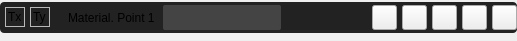
<?xml version="1.0" encoding="UTF-8"?>
<ui version="4.0">
 <class>FormDrawBoundaryCard</class>
 <widget class="QWidget" name="FormDrawBoundaryCard">
  <property name="geometry">
   <rect>
    <x>0</x>
    <y>0</y>
    <width>517</width>
    <height>41</height>
   </rect>
  </property>
  <property name="sizePolicy">
   <sizepolicy hsizetype="Preferred" vsizetype="Preferred">
    <horstretch>0</horstretch>
    <verstretch>0</verstretch>
   </sizepolicy>
  </property>
  <property name="windowTitle">
   <string>Form</string>
  </property>
  <property name="styleSheet">
   <string notr="true">/*Colores primarios*/
/* 
gris oscuro #222222 #333333 #444444
gris claro #999999 #DDDDDD
verde claro #C8CC8E
vinotinto #742427
*/
/*Colores secundarios */
/* 
Azules #36C9C6 #00BDB9 #77ACA2
rojos #910D3F #C70039 #F94646
naranjas #D34E24 #F28123 #F7F052
*/

/* Funetes/*

/*
italic: font: italic 9pt &quot;Ubuntu&quot;;
regular: font: 9pt &quot;Ubuntu&quot;;
light: font: 300 9pt &quot;Ubuntu&quot;;
medium: font: 500 9pt &quot;Ubuntu&quot;;
bold: font: 700 9pt &quot;Ubuntu&quot;;
*/

/****************************************************************************************************************************************************/


QLabel#label_cardNameBoundary{
margin-left: 10px;
}



QFrame#frame_card{
background: #222222;
border-radius:4px
}

QFrame[QFrameStyle_=&quot;1&quot;]{
background: transparent;
}

QFrame[QFrameStyle_=&quot;2&quot;]{
background: transparent;
border-radius:5px;
border: 1px solid #F94646;
}

QToolButton[style_material_point_card_button=&quot;1&quot;]{
background-color: transparent;
border: 1px solid #222222;
border-radius: 3px ;
}

QToolButton[style_material_point_card_button=&quot;1&quot;]:hover{ 
background-color: #444444;
}

QToolButton[style_material_point_card_button=&quot;1&quot;]:pressed{
border-top: 2px solid #222222;
border-left: 2px solid #222222;
}  


QLineEdit#lineEdit_nameBoundary{
font: 9pt &quot;Ubuntu&quot;;
color: #DDDDDD;
background-color: #444444;
border-radius: 2px ;
padding-right: 6px;
padding-left: 6px;

}



QFrame#frame_edit{
background: #333333;
border: 1px solid #222222;
border-radius: 5px
}




/*◘◘◘◘◘◘◘◘◘◘◘◘◘◘◘◘◘◘           QLabel           ◘◘◘◘◘◘◘◘◘◘◘◘◘◘◘◘◘◘◘◘◘◘◘*/

QLabel[QLabelStyle=&quot;1&quot;] {
font: 700 9pt &quot;Ubuntu&quot;;
color: #DDDDDD;
}

QLabel[QLabelStyle=&quot;2&quot;] {
font: 500 9pt &quot;Ubuntu&quot;;
color: #DDDDDD;
}

QLabel[QLabelStyle=&quot;3&quot;] {
font: 300 9pt &quot;Ubuntu&quot;;
color: #DDDDDD;
}



/*◘◘◘◘◘◘◘◘◘◘◘◘◘◘◘◘◘◘           QComboBox            ◘◘◘◘◘◘◘◘◘◘◘◘◘◘◘◘◘◘◘◘◘◘◘*/
QComboBox[QComboBoxStyle=&quot;1&quot;] {
    border: none;
    background-color: #444444;
	color: #DDDDDD;
    border-radius: 2px;
    padding: 5px;
	font:  9pt &quot;Ubuntu&quot;;
    selection-background-color: #808080;
}
QComboBox[QComboBoxStyle=&quot;1&quot;] QAbstractItemView {
    border: none;
    background-color: #404040;
    color: white;
    selection-background-color: #808080;
    font: 700 9pt &quot;Ubuntu&quot;;
}



QComboBox[QComboBoxStyle=&quot;2&quot;] {
    border: none;
    background-color: transparent;
	color: #DDDDDD;
    border-radius: 2px;
    padding: 5px;
	font:  9pt &quot;Ubuntu&quot;;
    selection-background-color: #808080;
}

QComboBox[QComboBoxStyle=&quot;2&quot;]::down-arrow {
    /* Para ocultar la flecha de selección */
    width: 0;
    height: 0;
    padding: 0;
    border: none;
}


</string>
  </property>
  <layout class="QVBoxLayout" name="verticalLayout">
   <property name="spacing">
    <number>3</number>
   </property>
   <property name="leftMargin">
    <number>0</number>
   </property>
   <property name="topMargin">
    <number>0</number>
   </property>
   <property name="rightMargin">
    <number>0</number>
   </property>
   <property name="bottomMargin">
    <number>5</number>
   </property>
   <item>
    <widget class="QFrame" name="frame_card">
     <property name="sizePolicy">
      <sizepolicy hsizetype="Preferred" vsizetype="Fixed">
       <horstretch>0</horstretch>
       <verstretch>0</verstretch>
      </sizepolicy>
     </property>
     <property name="minimumSize">
      <size>
       <width>0</width>
       <height>0</height>
      </size>
     </property>
     <property name="maximumSize">
      <size>
       <width>16777215</width>
       <height>16777215</height>
      </size>
     </property>
     <property name="frameShape">
      <enum>QFrame::StyledPanel</enum>
     </property>
     <property name="frameShadow">
      <enum>QFrame::Raised</enum>
     </property>
     <layout class="QHBoxLayout" name="horizontalLayout">
      <property name="spacing">
       <number>5</number>
      </property>
      <property name="leftMargin">
       <number>5</number>
      </property>
      <property name="topMargin">
       <number>3</number>
      </property>
      <property name="rightMargin">
       <number>0</number>
      </property>
      <property name="bottomMargin">
       <number>3</number>
      </property>
      <item>
       <widget class="QFrame" name="frame_Tx">
        <property name="minimumSize">
         <size>
          <width>20</width>
          <height>20</height>
         </size>
        </property>
        <property name="maximumSize">
         <size>
          <width>10</width>
          <height>20</height>
         </size>
        </property>
        <property name="frameShape">
         <enum>QFrame::StyledPanel</enum>
        </property>
        <property name="frameShadow">
         <enum>QFrame::Raised</enum>
        </property>
        <property name="QFrameStyle_" stdset="0">
         <number>2</number>
        </property>
        <layout class="QHBoxLayout" name="horizontalLayout_2">
         <property name="leftMargin">
          <number>2</number>
         </property>
         <property name="topMargin">
          <number>0</number>
         </property>
         <property name="rightMargin">
          <number>0</number>
         </property>
         <property name="bottomMargin">
          <number>0</number>
         </property>
         <item>
          <widget class="QLabel" name="label_BoundaryTx">
           <property name="sizePolicy">
            <sizepolicy hsizetype="Fixed" vsizetype="Preferred">
             <horstretch>0</horstretch>
             <verstretch>0</verstretch>
            </sizepolicy>
           </property>
           <property name="minimumSize">
            <size>
             <width>0</width>
             <height>0</height>
            </size>
           </property>
           <property name="maximumSize">
            <size>
             <width>160</width>
             <height>16777215</height>
            </size>
           </property>
           <property name="text">
            <string>Tx</string>
           </property>
           <property name="alignment">
            <set>Qt::AlignLeading|Qt::AlignLeft|Qt::AlignVCenter</set>
           </property>
           <property name="QLabelStyle" stdset="0">
            <number>1</number>
           </property>
          </widget>
         </item>
        </layout>
       </widget>
      </item>
      <item>
       <widget class="QFrame" name="frame_Ty">
        <property name="minimumSize">
         <size>
          <width>20</width>
          <height>20</height>
         </size>
        </property>
        <property name="maximumSize">
         <size>
          <width>20</width>
          <height>20</height>
         </size>
        </property>
        <property name="frameShape">
         <enum>QFrame::StyledPanel</enum>
        </property>
        <property name="frameShadow">
         <enum>QFrame::Raised</enum>
        </property>
        <property name="QFrameStyle_" stdset="0">
         <number>2</number>
        </property>
        <layout class="QVBoxLayout" name="verticalLayout_2">
         <property name="spacing">
          <number>0</number>
         </property>
         <property name="leftMargin">
          <number>2</number>
         </property>
         <property name="topMargin">
          <number>0</number>
         </property>
         <property name="rightMargin">
          <number>0</number>
         </property>
         <property name="bottomMargin">
          <number>0</number>
         </property>
         <item>
          <widget class="QLabel" name="label_BoundaryTy">
           <property name="sizePolicy">
            <sizepolicy hsizetype="Fixed" vsizetype="Preferred">
             <horstretch>0</horstretch>
             <verstretch>0</verstretch>
            </sizepolicy>
           </property>
           <property name="minimumSize">
            <size>
             <width>0</width>
             <height>0</height>
            </size>
           </property>
           <property name="maximumSize">
            <size>
             <width>160</width>
             <height>16777215</height>
            </size>
           </property>
           <property name="text">
            <string>Ty</string>
           </property>
           <property name="alignment">
            <set>Qt::AlignLeading|Qt::AlignLeft|Qt::AlignVCenter</set>
           </property>
           <property name="QLabelStyle" stdset="0">
            <number>1</number>
           </property>
          </widget>
         </item>
        </layout>
       </widget>
      </item>
      <item>
       <widget class="QLabel" name="label_cardNameBoundary">
        <property name="sizePolicy">
         <sizepolicy hsizetype="Fixed" vsizetype="Preferred">
          <horstretch>0</horstretch>
          <verstretch>0</verstretch>
         </sizepolicy>
        </property>
        <property name="minimumSize">
         <size>
          <width>0</width>
          <height>0</height>
         </size>
        </property>
        <property name="maximumSize">
         <size>
          <width>130</width>
          <height>16777215</height>
         </size>
        </property>
        <property name="text">
         <string>Material. Point 1</string>
        </property>
        <property name="alignment">
         <set>Qt::AlignLeading|Qt::AlignLeft|Qt::AlignVCenter</set>
        </property>
        <property name="QLabelStyle" stdset="0">
         <number>3</number>
        </property>
       </widget>
      </item>
      <item>
       <widget class="QLineEdit" name="lineEdit_nameBoundary">
        <property name="sizePolicy">
         <sizepolicy hsizetype="Fixed" vsizetype="Preferred">
          <horstretch>0</horstretch>
          <verstretch>0</verstretch>
         </sizepolicy>
        </property>
        <property name="minimumSize">
         <size>
          <width>0</width>
          <height>0</height>
         </size>
        </property>
        <property name="maximumSize">
         <size>
          <width>130</width>
          <height>16777215</height>
         </size>
        </property>
        <property name="text">
         <string/>
        </property>
       </widget>
      </item>
      <item>
       <spacer name="horizontalSpacer">
        <property name="orientation">
         <enum>Qt::Horizontal</enum>
        </property>
        <property name="sizeHint" stdset="0">
         <size>
          <width>40</width>
          <height>20</height>
         </size>
        </property>
       </spacer>
      </item>
      <item>
       <widget class="QToolButton" name="toolButton_okBoundary">
        <property name="sizePolicy">
         <sizepolicy hsizetype="Fixed" vsizetype="Maximum">
          <horstretch>0</horstretch>
          <verstretch>0</verstretch>
         </sizepolicy>
        </property>
        <property name="minimumSize">
         <size>
          <width>25</width>
          <height>25</height>
         </size>
        </property>
        <property name="maximumSize">
         <size>
          <width>25</width>
          <height>25</height>
         </size>
        </property>
        <property name="font">
         <font>
          <family>Ubuntu</family>
          <pointsize>7</pointsize>
         </font>
        </property>
        <property name="styleSheet">
         <string notr="true"/>
        </property>
        <property name="text">
         <string/>
        </property>
        <property name="icon">
         <iconset>
          <normaloff>../recursos/iconos/iconos_generales/ok.svg</normaloff>../recursos/iconos/iconos_generales/ok.svg</iconset>
        </property>
        <property name="iconSize">
         <size>
          <width>15</width>
          <height>15</height>
         </size>
        </property>
        <property name="toolButtonStyle">
         <enum>Qt::ToolButtonIconOnly</enum>
        </property>
        <property name="style_material_point_card_button" stdset="0">
         <number>1</number>
        </property>
       </widget>
      </item>
      <item>
       <widget class="QToolButton" name="toolButton_exitBoundary">
        <property name="sizePolicy">
         <sizepolicy hsizetype="Fixed" vsizetype="Maximum">
          <horstretch>0</horstretch>
          <verstretch>0</verstretch>
         </sizepolicy>
        </property>
        <property name="minimumSize">
         <size>
          <width>25</width>
          <height>25</height>
         </size>
        </property>
        <property name="maximumSize">
         <size>
          <width>25</width>
          <height>25</height>
         </size>
        </property>
        <property name="font">
         <font>
          <family>Ubuntu</family>
          <pointsize>7</pointsize>
         </font>
        </property>
        <property name="styleSheet">
         <string notr="true"/>
        </property>
        <property name="text">
         <string/>
        </property>
        <property name="icon">
         <iconset>
          <normaloff>../recursos/iconos/iconos_generales/exit_2.svg</normaloff>../recursos/iconos/iconos_generales/exit_2.svg</iconset>
        </property>
        <property name="iconSize">
         <size>
          <width>15</width>
          <height>15</height>
         </size>
        </property>
        <property name="toolButtonStyle">
         <enum>Qt::ToolButtonIconOnly</enum>
        </property>
        <property name="style_material_point_card_button" stdset="0">
         <number>1</number>
        </property>
       </widget>
      </item>
      <item>
       <widget class="QToolButton" name="toolButton_editBoundary">
        <property name="sizePolicy">
         <sizepolicy hsizetype="Fixed" vsizetype="Maximum">
          <horstretch>0</horstretch>
          <verstretch>0</verstretch>
         </sizepolicy>
        </property>
        <property name="minimumSize">
         <size>
          <width>25</width>
          <height>25</height>
         </size>
        </property>
        <property name="maximumSize">
         <size>
          <width>25</width>
          <height>25</height>
         </size>
        </property>
        <property name="font">
         <font>
          <family>Ubuntu</family>
          <pointsize>7</pointsize>
         </font>
        </property>
        <property name="styleSheet">
         <string notr="true"/>
        </property>
        <property name="text">
         <string/>
        </property>
        <property name="icon">
         <iconset>
          <normaloff>../recursos/iconos/iconos_generales/edit.svg</normaloff>../recursos/iconos/iconos_generales/edit.svg</iconset>
        </property>
        <property name="iconSize">
         <size>
          <width>15</width>
          <height>15</height>
         </size>
        </property>
        <property name="toolButtonStyle">
         <enum>Qt::ToolButtonIconOnly</enum>
        </property>
        <property name="style_material_point_card_button" stdset="0">
         <number>1</number>
        </property>
       </widget>
      </item>
      <item>
       <widget class="QToolButton" name="toolButton_showHideBoundary">
        <property name="sizePolicy">
         <sizepolicy hsizetype="Fixed" vsizetype="Maximum">
          <horstretch>25</horstretch>
          <verstretch>25</verstretch>
         </sizepolicy>
        </property>
        <property name="minimumSize">
         <size>
          <width>25</width>
          <height>25</height>
         </size>
        </property>
        <property name="maximumSize">
         <size>
          <width>25</width>
          <height>25</height>
         </size>
        </property>
        <property name="font">
         <font>
          <family>Ubuntu</family>
          <pointsize>7</pointsize>
         </font>
        </property>
        <property name="styleSheet">
         <string notr="true"/>
        </property>
        <property name="text">
         <string/>
        </property>
        <property name="icon">
         <iconset>
          <normaloff>../recursos/iconos/iconos_menu_draw_mesh/view.svg</normaloff>../recursos/iconos/iconos_menu_draw_mesh/view.svg</iconset>
        </property>
        <property name="iconSize">
         <size>
          <width>15</width>
          <height>15</height>
         </size>
        </property>
        <property name="toolButtonStyle">
         <enum>Qt::ToolButtonIconOnly</enum>
        </property>
        <property name="style_material_point_card_button" stdset="0">
         <number>1</number>
        </property>
       </widget>
      </item>
      <item>
       <widget class="QToolButton" name="toolButton_closeBoundary">
        <property name="sizePolicy">
         <sizepolicy hsizetype="Fixed" vsizetype="Maximum">
          <horstretch>0</horstretch>
          <verstretch>0</verstretch>
         </sizepolicy>
        </property>
        <property name="minimumSize">
         <size>
          <width>25</width>
          <height>25</height>
         </size>
        </property>
        <property name="maximumSize">
         <size>
          <width>25</width>
          <height>25</height>
         </size>
        </property>
        <property name="font">
         <font>
          <family>Ubuntu</family>
          <pointsize>7</pointsize>
         </font>
        </property>
        <property name="styleSheet">
         <string notr="true"/>
        </property>
        <property name="text">
         <string/>
        </property>
        <property name="icon">
         <iconset>
          <normaloff>../recursos/iconos/iconos_consola/exit.svg</normaloff>../recursos/iconos/iconos_consola/exit.svg</iconset>
        </property>
        <property name="iconSize">
         <size>
          <width>15</width>
          <height>15</height>
         </size>
        </property>
        <property name="toolButtonStyle">
         <enum>Qt::ToolButtonIconOnly</enum>
        </property>
        <property name="style_material_point_card_button" stdset="0">
         <number>1</number>
        </property>
       </widget>
      </item>
     </layout>
    </widget>
   </item>
  </layout>
 </widget>
 <resources/>
 <connections/>
</ui>
